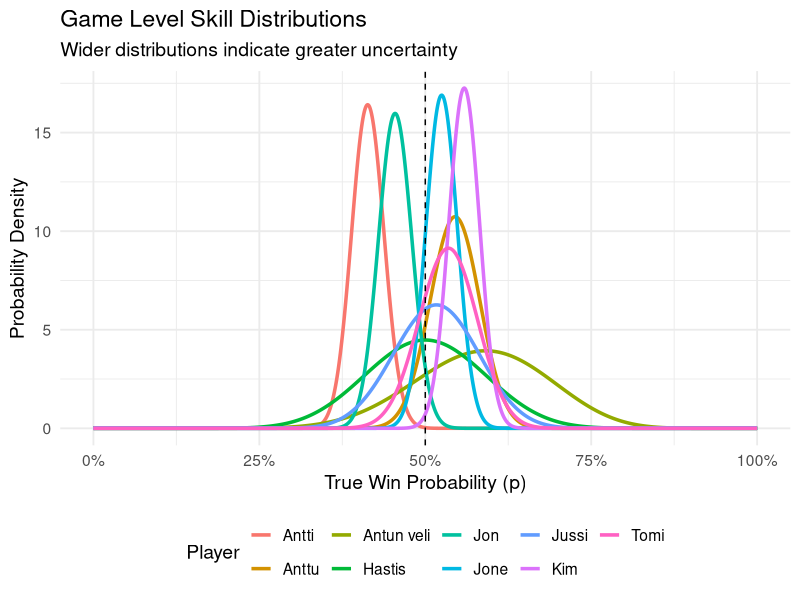
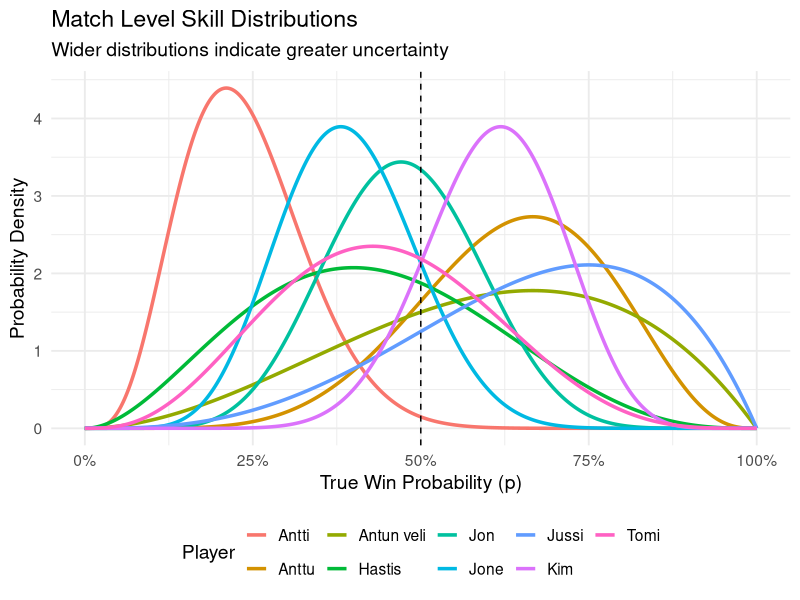
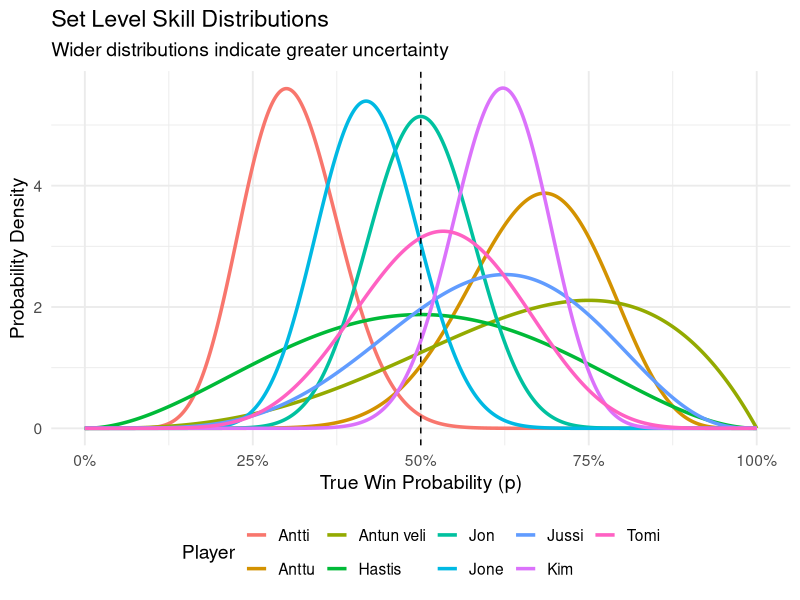
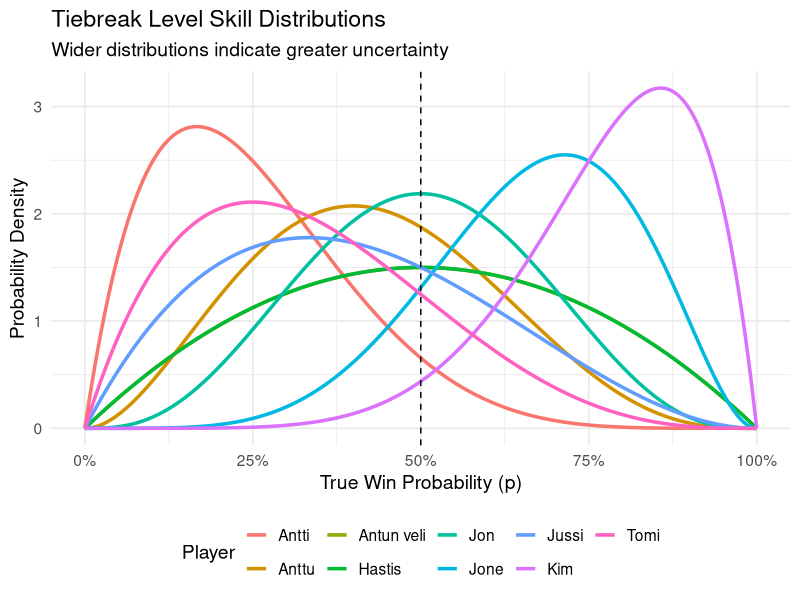
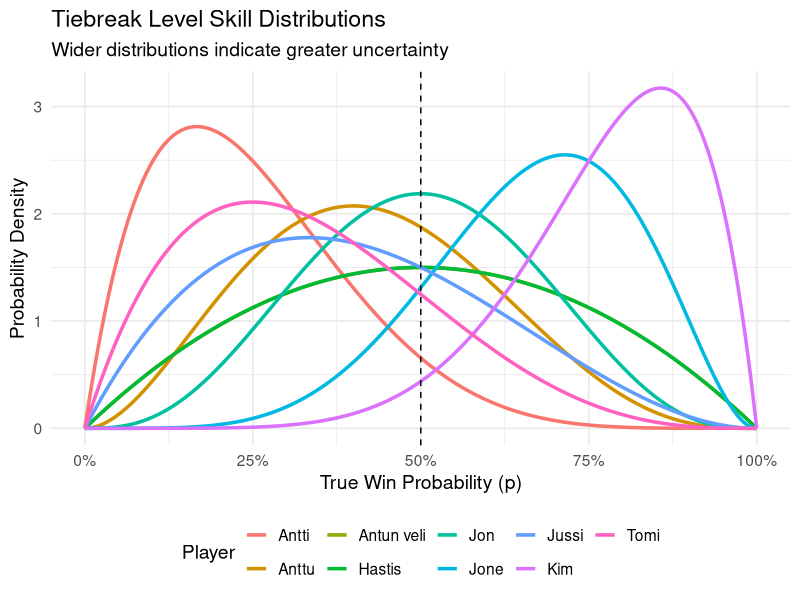

Write the R code that produced these figures, in order.
## 07_BAYESIAN_ANALYSIS_FULL
##
## Input:  data/padel_clean.csv
## Output: R objects created in memory:
##         - Four plot objects ('bayesian_plot_game', 'bayesian_plot_set', etc.)
##         - A summary data frame ('bayesian_summary_table')
##
## This script uses a Beta-Binomial model to estimate the true win probability
## for each player at all four analysis levels.

# --------------------------------------------------------------------------
# 1. SETUP & LOAD
# --------------------------------------------------------------------------
library(here)
library(ggplot2)
library(tidyr)

tryCatch({
  clean_data <- read.csv(here("data", "padel_clean.csv"))
}, error = function(e) {
  stop("Error: 'padel_clean.csv' not found. Run '01_data_wrangling.R' first.")
})

stats_data <- subset(clean_data, Match_Winner != "Invalid_Score")
if (nrow(stats_data) < 1) stop("Insufficient data.")
player_cols <- c("Team1P1", "Team1P2", "Team2P1", "Team2P2")
all_players <- unique(na.omit(unlist(stats_data[player_cols])))

# --------------------------------------------------------------------------
# 2. DEFINE PRIOR AND CALCULATE POSTERIORS
# --------------------------------------------------------------------------

# Define our Prior Belief using a Beta distribution.
# A Beta(2, 2) is a weakly informative prior, centered at 50%. It acts as a
# small nudge towards the average for players with very little data, which
# makes the model more stable. The data will quickly overwhelm this prior.
prior_alpha <- 2
prior_beta <- 2

results_list <- list()

for (player_name in all_players) {
  matches_all <- subset(stats_data, 
                        Team1P1 == player_name | Team1P2 == player_name |
                          Team2P1 == player_name | Team2P2 == player_name)
  
  is_on_team1 <- (matches_all$Team1P1 == player_name | matches_all$Team1P2 == player_name)
  is_on_team2 <- (matches_all$Team2P1 == player_name | matches_all$Team2P2 == player_name)
  
  # Helper function to apply the Bayesian update rule: Posterior = Prior + Data
  calculate_posterior <- function(wins, played, level) {
    losses <- played - wins
    data.frame(Player = player_name, Level = level, 
               Alpha = prior_alpha + wins, Beta = prior_beta + losses)
  }
  
  # Get counts for all levels
  matches_played <- nrow(matches_all); matches_won <- sum((matches_all$Match_Winner == "Team1" & is_on_team1) | (matches_all$Match_Winner == "Team2" & is_on_team2))
  sets_played <- sum(matches_all$Team1_Sets_Won + matches_all$Team2_Sets_Won); sets_won <- sum(ifelse(is_on_team1, matches_all$Team1_Sets_Won, 0)) + sum(ifelse(is_on_team2, matches_all$Team2_Sets_Won, 0))
  games_played <- sum(matches_all$Team1_Total_Games_Won + matches_all$Team2_Total_Games_Won); games_won <- sum(ifelse(is_on_team1, matches_all$Team1_Total_Games_Won, 0)) + sum(ifelse(is_on_team2, matches_all$Team2_Total_Games_Won, 0))
  tiebreaks_played <- sum(matches_all$Team1_Tiebreaks_Won + matches_all$Team2_Tiebreaks_Won); tiebreaks_won <- sum(ifelse(is_on_team1, matches_all$Team1_Tiebreaks_Won, 0)) + sum(ifelse(is_on_team2, matches_all$Team2_Tiebreaks_Won, 0))
  
  results_list[[player_name]] <- rbind(
    calculate_posterior(matches_won, matches_played, "Match"),
    calculate_posterior(sets_won, sets_played, "Set"),
    calculate_posterior(games_won, games_played, "Game"),
    calculate_posterior(tiebreaks_won, tiebreaks_played, "Tiebreak")
  )
}
posterior_df_full <- do.call(rbind, results_list)

# --------------------------------------------------------------------------
# 3. CREATE PLOT OBJECTS FOR EACH LEVEL
# --------------------------------------------------------------------------
# First, create a "tidy" data frame suitable for plotting all distribution curves.
plot_data <- data.frame()
p_sequence <- seq(0, 1, by = 0.001) # This is the x-axis for our plots

for (i in 1:nrow(posterior_df_full)) {
  row <- posterior_df_full[i, ]
  if(is.na(row$Alpha) || is.na(row$Beta) || (row$Alpha + row$Beta - 2 <= 0) ) next
  # The dbeta() function calculates the height (density) of the Beta curve
  # at each point along our x-axis sequence.
  densities <- dbeta(p_sequence, shape1 = row$Alpha, shape2 = row$Beta)
  plot_data <- rbind(plot_data, data.frame(Player = row$Player, Level = row$Level, P = p_sequence, Density = densities))
}

# This loop creates 4 separate ggplot objects, one for each level.
levels <- c("Game", "Set", "Match", "Tiebreak")
for (lvl in levels) {
  level_plot_data <- subset(plot_data, Level == lvl)
  plot_obj <- ggplot(level_plot_data, aes(x = P, y = Density, color = Player)) +
    geom_line(linewidth = 1.2) +
    geom_vline(xintercept = 0.5, linetype = "dashed", color = "black") +
    scale_x_continuous(labels = scales::percent) +
    labs(title = paste(lvl, "Level Skill Distributions"),
         subtitle = "Wider distributions indicate greater uncertainty",
         x = "True Win Probability (p)", y = "Probability Density") +
    theme_minimal(base_size = 14) +
    theme(legend.position = "bottom")
  
  # Assign the plot to a unique name in memory (e.g., 'bayesian_plot_game')
  assign(paste0("bayesian_plot_", tolower(lvl)), plot_obj)
}

# --------------------------------------------------------------------------
# 4. CREATE THE BAYESIAN SUMMARY TABLE OBJECT
# --------------------------------------------------------------------------
# The pbeta() function calculates the area under the curve of the Beta
# distribution, which gives us a direct probability.
posterior_df_full$Prob_gt_50_Pct <- pbeta(0.5, 
                                          shape1 = posterior_df_full$Alpha, 
                                          shape2 = posterior_df_full$Beta, 
                                          lower.tail = FALSE) # We want P(X > 0.5)

summary_table_wide <- pivot_wider(posterior_df_full, id_cols = Player, names_from = Level, values_from = Prob_gt_50_Pct)
bayesian_summary_table <- summary_table_wide[order(-summary_table_wide$Game), ]